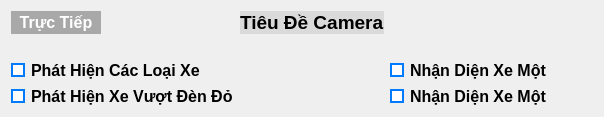
                    <widget class="QWidget" name="tab_13">
                     <attribute name="title">
                      <string>Tab 2</string>
                     </attribute>
                     <layout class="QGridLayout" name="gridLayout_12">
                      <item row="0" column="0">
                       <widget class="QLabel" name="label_27">
                        <property name="maximumSize">
                         <size>
                          <width>90</width>
                          <height>16777215</height>
                         </size>
                        </property>
                        <property name="font">
                         <font>
                          <family>Tahoma</family>
                          <pointsize>12</pointsize>
                          <weight>75</weight>
                          <bold>true</bold>
                         </font>
                        </property>
                        <property name="styleSheet">
                         <string notr="true">color: rgb(255, 255, 255);
background-color: rgb(168,168,168);</string>
                        </property>
                        <property name="text">
                         <string>Trực Tiếp</string>
                        </property>
                        <property name="alignment">
                         <set>Qt::AlignCenter</set>
                        </property>
                       </widget>
                      </item>
                      <item row="0" column="1">
                       <widget class="QLabel" name="label_77">
                        <property name="font">
                         <font>
                          <family>Tahoma</family>
                          <pointsize>14</pointsize>
                          <weight>75</weight>
                          <bold>true</bold>
                         </font>
                        </property>
                        <property name="styleSheet">
                         <string notr="true">background-color: rgb(218, 218, 218);</string>
                        </property>
                        <property name="text">
                         <string>Tiêu Đề Camera</string>
                        </property>
                       </widget>
                      </item>
                      <item row="0" column="3">
                       <widget class="QPushButton" name="pushButton_27">
                        <property name="minimumSize">
                         <size>
                          <width>0</width>
                          <height>0</height>
                         </size>
                        </property>
                        <property name="maximumSize">
                         <size>
                          <width>50</width>
                          <height>16777215</height>
                         </size>
                        </property>
                        <property name="font">
                         <font>
                          <pointsize>8</pointsize>
                         </font>
                        </property>
                        <property name="text">
                         <string/>
                        </property>
                        <property name="icon">
                         <iconset>
                          <normaloff>../icons/close.png</normaloff>../icons/close.png</iconset>
                        </property>
                        <property name="iconSize">
                         <size>
                          <width>18</width>
                          <height>18</height>
                         </size>
                        </property>
                        <property name="flat">
                         <bool>true</bool>
                        </property>
                       </widget>
                      </item>
                      <item row="2" column="0">
                       <widget class="QCheckBox" name="checkBox_13">
                        <property name="font">
                         <font>
                          <family>Tahoma</family>
                          <pointsize>12</pointsize>
                          <weight>75</weight>
                          <bold>true</bold>
                         </font>
                        </property>
                        <property name="styleSheet">
                         <string notr="true">QCheckBox::indicator:checked {
	background-color: #007BFF;
	border: 2px solid #007BFF;
}

QCheckBox::indicator:unchecked {
	background-color: white;
	border: 2px solid #007BFF;
}</string>
                        </property>
                        <property name="text">
                         <string>Phát Hiện Các Loại Xe</string>
                        </property>
                       </widget>
                      </item>
                      <item row="2" column="2">
                       <widget class="QCheckBox" name="checkBox_15">
                        <property name="font">
                         <font>
                          <family>Tahoma</family>
                          <pointsize>12</pointsize>
                          <weight>75</weight>
                          <bold>true</bold>
                         </font>
                        </property>
                        <property name="styleSheet">
                         <string notr="true">QCheckBox::indicator:checked {
	background-color: #007BFF;
	border: 2px solid #007BFF;
}

QCheckBox::indicator:unchecked {
	background-color: white;
	border: 2px solid #007BFF;
}</string>
                        </property>
                        <property name="text">
                         <string>Nhận Diện Xe Một</string>
                        </property>
                       </widget>
                      </item>
                      <item row="3" column="0">
                       <widget class="QCheckBox" name="checkBox_14">
                        <property name="font">
                         <font>
                          <family>Tahoma</family>
                          <pointsize>12</pointsize>
                          <weight>75</weight>
                          <bold>true</bold>
                         </font>
                        </property>
                        <property name="styleSheet">
                         <string notr="true">QCheckBox::indicator:checked {
	background-color: #007BFF;
	border: 2px solid #007BFF;
}

QCheckBox::indicator:unchecked {
	background-color: white;
	border: 2px solid #007BFF;
}</string>
                        </property>
                        <property name="text">
                         <string>Phát Hiện Xe Vượt Đèn Đỏ</string>
                        </property>
                       </widget>
                      </item>
                      <item row="3" column="2">
                       <widget class="QCheckBox" name="checkBox_16">
                        <property name="font">
                         <font>
                          <family>Tahoma</family>
                          <pointsize>12</pointsize>
                          <weight>75</weight>
                          <bold>true</bold>
                         </font>
                        </property>
                        <property name="styleSheet">
                         <string notr="true">QCheckBox::indicator:checked {
	background-color: #007BFF;
	border: 2px solid #007BFF;
}

QCheckBox::indicator:unchecked {
	background-color: white;
	border: 2px solid #007BFF;
}</string>
                        </property>
                        <property name="text">
                         <string>Nhận Diện Xe Một</string>
                        </property>
                       </widget>
                      </item>
                      <item row="1" column="0" colspan="4">
                       <widget class="QLabel" name="label_53">
                        <property name="text">
                         <string/>
                        </property>
                        <property name="pixmap">
                         <pixmap>../ImageHandler.png</pixmap>
                        </property>
                        <property name="scaledContents">
                         <bool>true</bool>
                        </property>
                       </widget>
                      </item>
                     </layout>
                    </widget>
